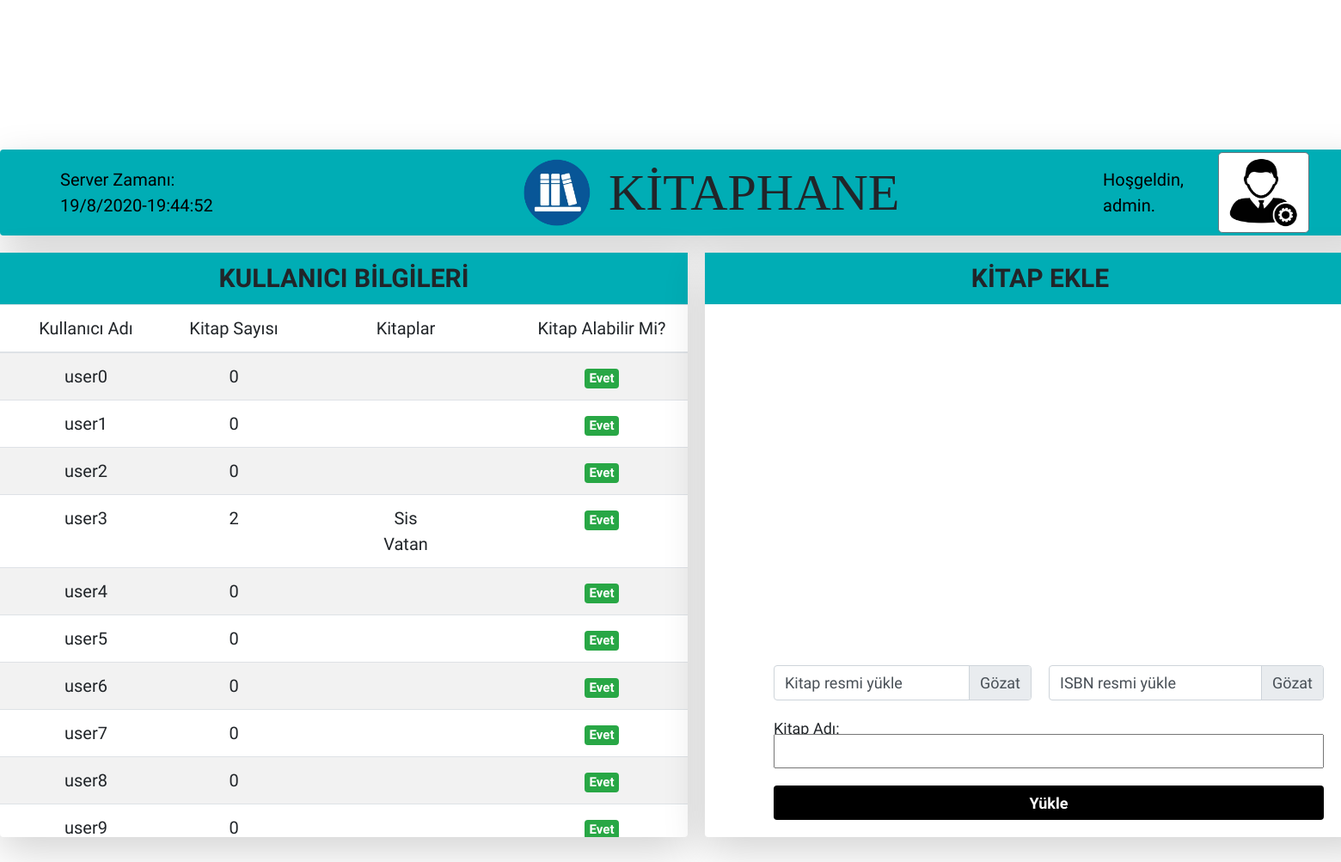
Screenshot of /admin_paneli with the database file from the repository.
### kutuphane.py (models this page shows, shortened)
class Kullanicilar(db.Model):
    kullanici_adi = db.Column(db.String(5),  primary_key=True)
    kullanici_sifre = db.Column(db.String(1))
    ustundeki_kitap_sayisi = db.Column(db.Integer)
    kitap_alabilirmi = db.Column(db.Integer)

class Kitaplar(db.Model):
    kitap_isbn = db.Column(db.String(15), primary_key=True)
    kitap_adi = db.Column(db.String(30))
    kimde = db.Column(db.String(5))
    verilecegi_tarihi = db.Column(db.String(10))
    kr_dosya_adi = db.Column(db.String(30))

### kutuphane.py (the view)
@app.route("/admin_paneli", methods=["GET", "POST"])
def admin_paneli():
    kullanicilar = Kullanicilar.query.all()
    for kullanici in kullanicilar:
        kullanici.ustundeki_kitap_sayisi = len(Kitaplar.query.filter_by(kimde=kullanici.kullanici_adi).all())
        kullanici.kitap_alabilirmi = "Evet"
        db.session.commit()
        if(kullanici.ustundeki_kitap_sayisi >= 3):
            kullanici.kitap_alabilirmi = "Hayır"
            db.session.commit()
        for ustundeki_kitap in Kitaplar.query.filter_by(kimde=kullanici.kullanici_adi).all():
            verilecegi_zaman_datetime = datetime.datetime.strptime(ustundeki_kitap.verilecegi_tarihi, '%d/%m/%Y').date()
            suanki_tarih = (datetime.datetime.now() + datetime.timedelta(days=Zaman.query.first().zaman_katsayisi)).date()
            if(suanki_tarih > verilecegi_zaman_datetime):
                kullanici.kitap_alabilirmi = "Hayır"
                db.session.commit()
    if "input_kitap_resmi" in request.files and "input_isbn_resmi" in request.files and request.form.get('input_kitap_ismi') != "" :
        kitapIsmi = request.form.get('input_kitap_ismi')
        kitapResmi = request.files["input_kitap_resmi"]
        isbnResmi = request.files["input_isbn_resmi"]
        kitapResmiAdi = secure_filename(kitapResmi.filename)
        isbnResmiAdi = secure_filename(isbnResmi.filename)
        kitapResmi.save(os.path.join(app.config['KITAP_RESMI_KLASORU'], "kapak_" + kitapResmiAdi))
        isbnResmi.save(os.path.join(app.config['KITAP_RESMI_KLASORU'], "isbn_" + isbnResmiAdi))
        isbnresmi_yolu = os.path.join(app.config['KITAP_RESMI_KLASORU'], "isbn_" + isbnResmiAdi)
        isbn = barkod_bul(isbnresmi_yolu)
        if(Kitaplar.query.filter_by(kitap_isbn=isbn).first() == None and isbn != None):
            yeni_kitap = Kitaplar(
            kitap_isbn = isbn,
            kitap_adi=kitapIsmi,
            kimde="",
            verilecegi_tarihi="",
            kr_dosya_adi= "kapak_" + kitapResmiAdi
            )
            db.session.add(yeni_kitap)
            db.session.commit()
        return render_template('adminpaneli.html', kullanici_adi= 'admin', kac_gun_ilerletildi=Zaman.query.first().zaman_katsayisi, kitapIsmi=kitapIsmi, kitapResmi=kitapResmiAdi, isbnResmi=isbnResmiAdi, kullaniciVeritabani=Kullanicilar.query.all(), kitapVeriTabani=Kitaplar.query.all())
    else:
        return render_template('adminpaneli.html', kullanici_adi= 'admin', kac_gun_ilerletildi=Zaman.query.first().zaman_katsayisi, kullaniciVeritabani=Kullanicilar.query.all(), kitapVeriTabani=Kitaplar.query.all())

### templates/adminpaneli.html (shortened to what this page needs)
<!DOCTYPE html>
<html lang="en">
<head>
  <link rel="stylesheet" href="../static/css/adminpaneliStil.css">
  <link rel="stylesheet" href="https://stackpath.bootstrapcdn.com/bootstrap/4.3.1/css/bootstrap.min.css">
</head>
<body onload="renderTime()">
  <div class="konteynirDiv">
    <div class="baslikDiv shadow-lg rounded">
      <div class="serverZamaniDiv">
        <div style="text-align: center; color: black; font-size: 20px; font-weight: 500; font-family: 'Rajdhani', sans-serif;">Server Zamanı:</div>
        <div id="tarih_ekle" style="color: black; font-size: 20px; font-weight: 500; font-family: 'Rajdhani', sans-serif;"></div>
      </div>
      <div class="baslik">
        <a href="/kitaplar"><img src="../static/img/kutuphane.png" alt="" width="80px" height="80px" style="margin-left: 18px;"></a>
        <div style="height: 80px; line-height: 80px; font-family: 'Righteous', cursive; font-size: 60px; grid-column: 17/50; grid-row: 2/10; margin-left: 20px;">KİTAPHANE</div>
      </div>
      <div class="profilDiv">
        <div class="profilIsmiDiv">Hoşgeldin, <br> {{ kullanici_adi }}.</div>
        <div class="profilDugmesiDiv dropdown">
          <button class="btn btn-secondary" type="button" id="dropdownMenuButton" data-toggle="dropdown"
            aria-haspopup="true" aria-expanded="false"
            style="background-color: white; border-radius: 5%; appearance:none;">
            <img src="../static/img/admin.png" width="80px" height="80px">
          </button>
        </div>
      </div>
    </div>
    <div class="kullaniciListeleDiv shadow-lg bg-white rounded">
      <div style="grid-row: 1/7; grid-column: 1/81; display: block; font-size: 30px; font-weight: 700; font-family: 'Rajdhani', sans-serif; text-align: center; background-color: #00adb5; line-height: 60px;">KULLANICI BİLGİLERİ</div>
      <div style="grid-column: 1/81; grid-row: 7/69; overflow-y: scroll; overflow-x: hidden;">
        <table class="table table-striped">
          <thead>
            <tr>
              <th scope="col" style="width: 25%; text-align: center;">Kullanıcı Adı</th>
              <th scope="col" style="width: 18%; text-align: center;">Kitap Sayısı</th>
              <th scope="col" style="width: 32%; text-align: center;">Kitaplar</th>
              <th scope="col" style="width: 25%; text-align: center;">Kitap Alabilir Mi?</th>
            </tr>
          </thead>
          <tbody>
            {% for kullanici in kullaniciVeritabani  %}
            <tr>
              <td>{{kullanici.kullanici_adi}}</td>
              <td>{{kullanici.ustundeki_kitap_sayisi}}</td>
              <td>
                {% for kitap in kitapVeriTabani %}
                  {% if kullanici.kullanici_adi == kitap.kimde %}
                    <span>{{kitap.kitap_adi}}</span><br>
                  {% endif %}
                {% endfor %}
              </td>
              <td>
                {% if kullanici.kitap_alabilirmi == "Evet" %}
                <span class="badge badge-success">Evet</span>
                {% else %}
                <span class="badge badge-danger">Hayır</span>
                {% endif %}
              </td>
            </tr>
            {% endfor %}
          </tbody>
        </table>
      </div>
    </div>
    <form class="kitapEkleDiv shadow-lg bg-white rounded" action="" method="post"
      enctype="multipart/form-data">
      <div style="grid-row: 1/4; grid-column: 1/40; display: block; font-size: 30px; font-weight: 700; font-family: 'Rajdhani', sans-serif; text-align: center; background-color: #00adb5; line-height: 60px;">KİTAP EKLE</div>
      <div class="kitapResmiDiv">
      </div>
      <div style="grid-row: 25/27; grid-column: 5/20;">
        <div class="input-group">
          <div class="custom-file">
            <label class="custom-file-label" for="inputGroupFile01" data-browse="Gözat" style="font-size: 18px; font-weight: 500; font-family: 'Rajdhani', sans-serif;">Kitap resmi yükle</label>
          </div>
        </div>
      </div>
      <div class="kitapISBNDiv">
      </div>
      <div style="grid-row: 25/27; grid-column: 21/37;">
        <div class="input-group">
          <div class="custom-file">
            <label class="custom-file-label" for="inputGroupFile01" data-browse="Gözat" style="font-size: 18px; font-weight: 500; font-family: 'Rajdhani', sans-serif;">ISBN resmi yükle</label>
          </div>
        </div>
      </div>
      <div style="grid-row: 28/29; grid-column: 5/11; font-size: 18px; font-weight: 500; font-family: 'Rajdhani', sans-serif;">Kitap Adı:</div>
      <input type="text" name="input_kitap_ismi" style="grid-column: 5/37; grid-row: 29/31;" autocomplete="off">
      <button type="submit" class="btn btn-primary" style="grid-column: 5/37; grid-row: 32/34; background-color: black; border: none; font-size: 18px; font-weight: 600; font-family: 'Rajdhani', sans-serif;">Yükle</button>
    </form>
  </div>
</body>
</html>

### static/css/adminpaneliStil.css (style rules this page uses)
.konteynirDiv { width: 1600px; height: 800px; position: absolute; top:0; bottom: 0; left: 0; right: 0; margin: auto; display: grid; grid-template-columns: repeat(80, 20px); grid-template-rows: repeat(40, 20px) }
.baslikDiv { grid-row: 1/6; grid-column:1/81; background-color: #00adb5; display: grid; grid-template-columns: repeat(160, 10px); grid-template-rows: repeat(10, 10px); }
.baslik { grid-row: 1/11; grid-column: 60/123; display: flex; flex-direction: row; align-items: center; }
.serverZamaniDiv { grid-row: 1/11; grid-column: 1/60; display: flex; flex-direction: column; align-items: flex-start; justify-content: center; padding-left: 70px; }
.profilDiv { grid-row: 1/11; grid-column: 123/155; display: flex; flex-direction: row; justify-content: center; align-items: center; }
.profilIsmiDiv { height: 100px; width: 180px; display: flex; flex-direction: row; justify-content: center; align-items: center; font-family: 'Rajdhani', sans-serif; font-size: 20px; font-weight: 500; color: black; }
.profilDugmesiDiv { height: 100px; width: 100px; border-radius: 5%; display: flex; justify-content: center; align-items: center; }
.kullaniciListeleDiv { grid-row: 7/41; grid-column: 1/41; display: grid; grid-template-columns: repeat(80, 10px); grid-template-rows: repeat(68, 10px); }
.kitapEkleDiv { grid-row: 7/41; grid-column: 42/81; display: grid; grid-template-columns: repeat(40,20px); grid-template-rows: repeat(34,20px); }
.kitapResmiDiv { grid-row: 5/25; grid-column: 5/20; display: flex; justify-content: center; }
.kitapISBNDiv { grid-row: 5/25; grid-column: 21/37; display: flex; justify-content: center; }
td, th { text-align: center; font-family: 'Rajdhani', sans-serif; font-weight: 500; font-size: 20px; }

### rows the page displays
Kullanicilar: kullanici_adi "user0", ustundeki_kitap_sayisi "0", kitap_alabilirmi "Evet"
Kullanicilar: kullanici_adi "user1", ustundeki_kitap_sayisi "0", kitap_alabilirmi "Evet"
Kullanicilar: kullanici_adi "user2", ustundeki_kitap_sayisi "0", kitap_alabilirmi "Evet"
Kullanicilar: kullanici_adi "user3", ustundeki_kitap_sayisi "2", kitap_alabilirmi "Evet"
Kitaplar: kitap_adi "Sis"
Kitaplar: kitap_adi "Vatan"
Kullanicilar: kullanici_adi "user4", ustundeki_kitap_sayisi "0", kitap_alabilirmi "Evet"
Kullanicilar: kullanici_adi "user5", ustundeki_kitap_sayisi "0", kitap_alabilirmi "Evet"
Kullanicilar: kullanici_adi "user6", ustundeki_kitap_sayisi "0", kitap_alabilirmi "Evet"
Kullanicilar: kullanici_adi "user7", ustundeki_kitap_sayisi "0", kitap_alabilirmi "Evet"
Kullanicilar: kullanici_adi "user8", ustundeki_kitap_sayisi "0", kitap_alabilirmi "Evet"
Kullanicilar: kullanici_adi "user9", ustundeki_kitap_sayisi "0", kitap_alabilirmi "Evet"

### other values shown
{{ kullanici_adi }} "admin"
